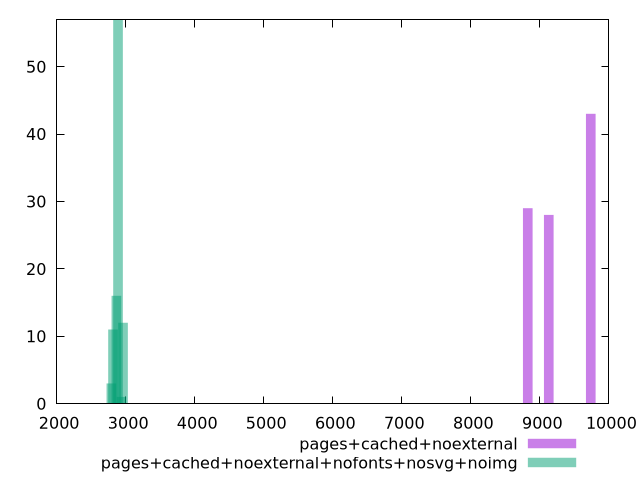

Source code (gnuplot):
$_pagesCachedNoexternal <<EOF
9738.00410229686 43
9129.378845903306 28
8825.06621770653 29
EOF
$_pagesCachedNoexternalNofontsNosvgNoimg <<EOF
2817.1907910329073 11
2889.426452341443 57
2865.347898571931 16
2793.112237263395 3
2961.6621136499793 12
2937.5835598804674 1
EOF
set key outside below
set terminal pngcairo
set output "report_00006_2020-11-02T20-21-41.718Z/largest-contentful-paint/largest-contentful-paint_pages+cached+noexternal_pages+cached+noexternal+nofonts+nosvg+noimg+hist.png"
set boxwidth 138.8978373006693
set style fill transparent solid 0.5 noborder
set yrange [0:57]
plot $_pagesCachedNoexternal title "pages+cached+noexternal" with boxes ,$_pagesCachedNoexternalNofontsNosvgNoimg title "pages+cached+noexternal+nofonts+nosvg+noimg" with boxes ,
